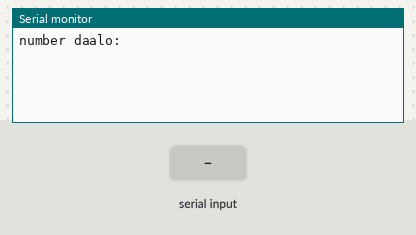
Recording of a sketch running on a simulated Arduino Uno, built with avr-gcc and run on an emulated ATmega328P. Shown: the last lines printed to the serial monitor. The inputs (shaded band) are chosen by the test bench.

Above: at 1.2 s.
1.3 s: "90,45\n" received over Serial
At 2.3 s:
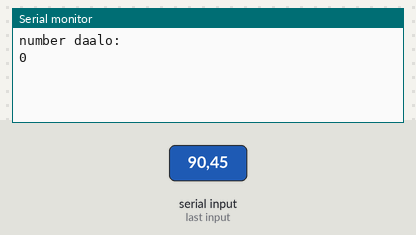
4.3 s: "30,150\n" received over Serial
At 6.6 s:
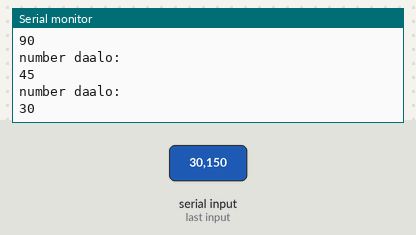
Timing chart, 0 to 8.1 s (numbered marks = the images above; inputs shaded):
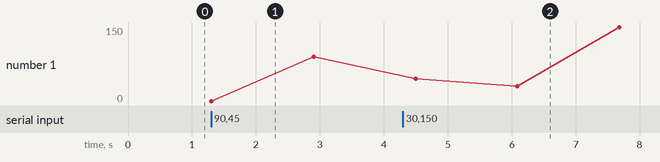

Measured:
- after the input at 1.3 s, the serial monitor: prints a new line at once (image 1)
- after the input at 4.3 s, the serial monitor: prints a new line after 1.8 s (image 2)
- plotted number 1: 90 → 150 after the input at 4.3 s

The sketch:

transmit.ino
```cpp
void setup() {
  // put your setup code here, to run once:
  Serial.begin(9600);
}

void loop() {
  // put your main code here, to run repeatedly:
  Serial.println("number daalo: ");
  int input = Serial.parseInt();
  while(!Serial.available()){

  }
  Serial.println(input);
  delay(1590);
}
```
